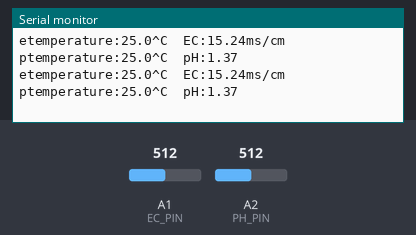
A sketch run on a simulated Arduino Uno, built with avr-gcc and run on an emulated ATmega328P. On the bench: the last lines printed to the serial monitor. Inputs (shaded band) come from the test bench; at power-on: A1 (EC_PIN) = 512, A2 (PH_PIN) = 512.

Above: at 3.2 s.
3.3 s: A1 (EC_PIN) set to 716
At 3.81 s:
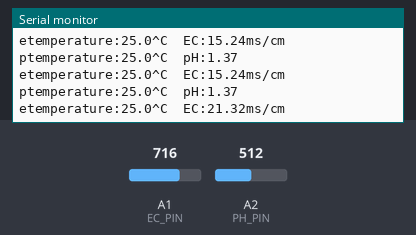
5.1 s: A2 (PH_PIN) set to 716
At 5.8 s:
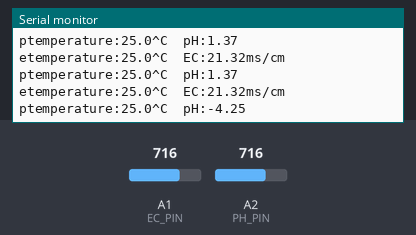
6.9 s: A1 (EC_PIN) set to 900
At 8.2 s:
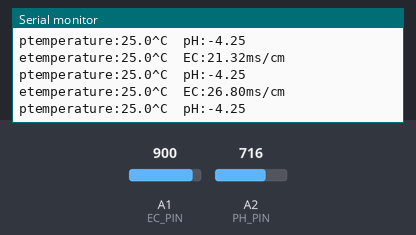
8.7 s: A2 (PH_PIN) set to 900
At 9.4 s:
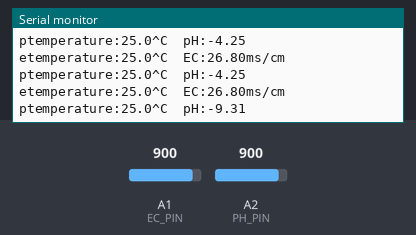
Timing chart, 0 to 11.5 s (numbered marks = the images above; inputs shaded):
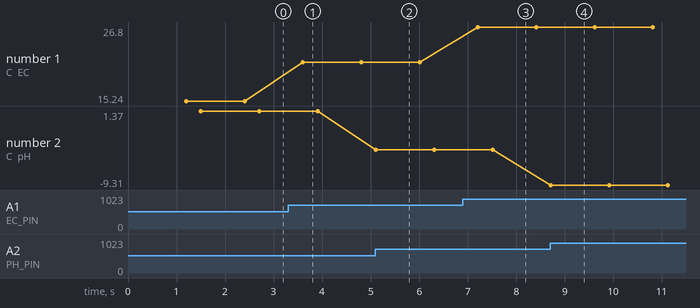

The sketch:

ec_ph.ino
```cpp
// (licence header left out)
#include "DFRobot_EC.h"
#include "DFRobot_PH.h"
#include <EEPROM.h>

#define EC_PIN A1
#define PH_PIN A2

float evoltage,ecValue,etemperature = 25;
float pvoltage,phValue,ptemperature = 25;

DFRobot_EC ec;
DFRobot_PH ph;

void setup()
{
  Serial.begin(115200);
  ec.begin();
  ph.begin();
}

void loop()
{
    getEc();
    delay(300);
    getPh();
}

void getEc(){
  static unsigned long timepoint = millis();
    if(millis()-timepoint>1000U)  //time interval: 1s
    {
      timepoint = millis();
      evoltage = analogRead(EC_PIN)/1024.0*5000;   // read the evoltage
      //temperature = readTemperature();          // read your temperature sensor to execute temperature compensation
      ecValue =  ec.readEC(evoltage,etemperature);  // convert evoltage to EC with temperature compensation
      Serial.print("etemperature:");
      Serial.print(etemperature,1);
      Serial.print("^C  EC:");
      Serial.print(ecValue,2);
      Serial.println("ms/cm");
    }
    ec.calibration(evoltage,etemperature);          // calibration process by Serail CMD
}

void getPh(){
      static unsigned long timepoint = millis();
    if(millis()-timepoint>1000U){                  //time interval: 1s
        timepoint = millis();
        //temperature = readTemperature();         // read your temperature sensor to execute temperature compensation
       pvoltage = analogRead(PH_PIN)/1024.0*5000;  // read the voltage
        phValue = ph.readPH(pvoltage,ptemperature);  // convert voltage to pH with temperature compensation
        Serial.print("ptemperature:");
        Serial.print(ptemperature,1);
        Serial.print("^C  pH:");
        Serial.println(phValue,2);
    }
    ph.calibration(pvoltage,ptemperature);           // calibration process by Serail CMD
}

float readTemperature()
{
  //add your code here to get the temperature from your temperature sensor
}
```

Measured:
- after the input at 3.3 s, the serial monitor: prints a new line after 0.31 s (image 1)
- after the input at 5.1 s, the serial monitor: prints a new line at once (image 2)
- after the input at 6.9 s, the serial monitor: prints a new line after 0.31 s (image 3)
- after the input at 8.7 s, the serial monitor: prints a new line at once (image 4)
- plotted number 1: 15.24 → 21.32 after the input at 3.3 s, 21.32 → 26.8 after the input at 6.9 s
- plotted number 2: 1.37 → -4.25 after the input at 5.1 s, -4.25 → -9.31 after the input at 8.7 s
